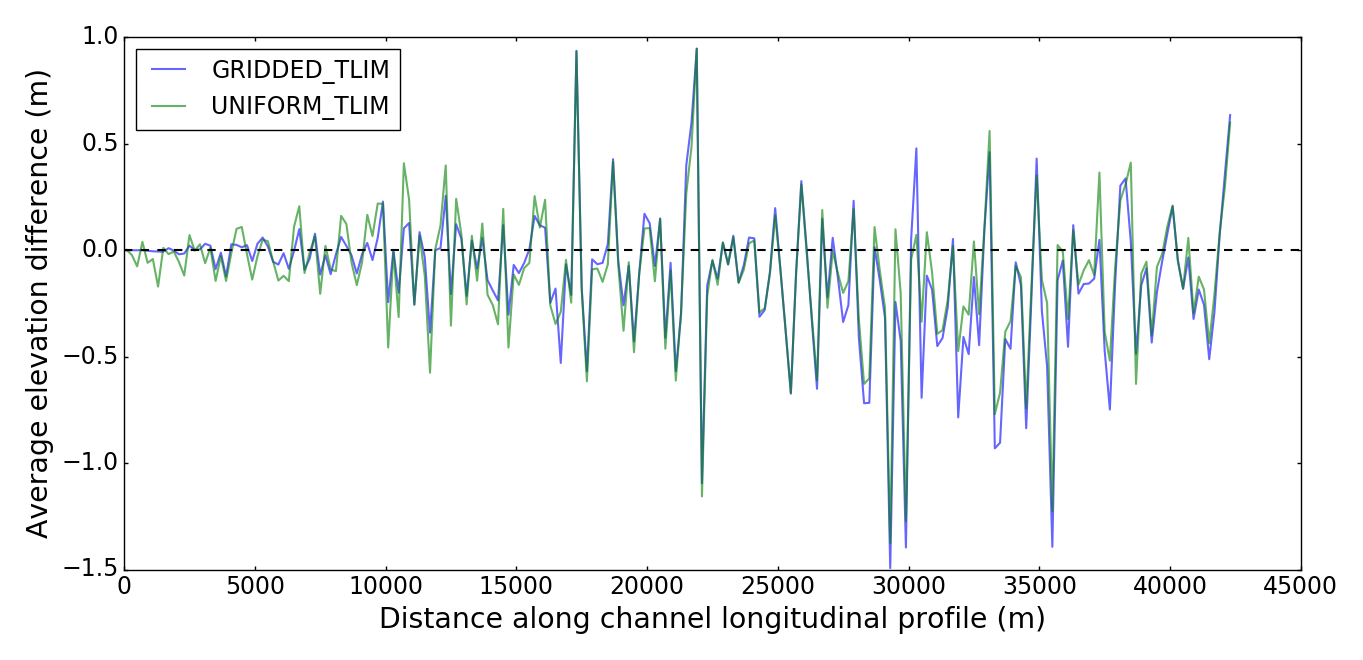

Python code for this plot:
# -*- coding: utf-8 -*-
"""
Created on Mon Feb  6 20:53:58 2017

Example of how to use the Swath profile plotter
to plot longitudinal swaths along channels 
from LSDSwathTools.

@author: dav
"""

import matplotlib.pyplot as plt
from LSDPlottingTools.LSDMap_BasicPlotting \
        import MultiLongitudinalSwathAnalysisPlot, init_plotting_DV

init_plotting_DV()

#data_dir = "/mnt/SCRATCH/Analyses/HydrogeomorphPaper/SwathProfile/Swath_secondVisit/Ryedale/"
data_dir = "/run/media/dav/SHETLAND/Analyses/HydrogeomorphPaper/SwathProfile/Swath_secondVisit/Ryedale/"

file_single = "RyedaleElevDiff_GRIDDED_TLIM_long_profile.txt"
file_wildcard = "*ElevDiff_*_TLIM_long_profile.txt"

#plot_swath_profile(file_single + data_dir)
plt.rcParams['lines.linewidth'] = 1.5

# Returns the objects now
# Cycles through input swath files in alphabetical order.
fig, ax = MultiLongitudinalSwathAnalysisPlot(data_dir, file_wildcard, maximum=45000)

# Check these corespond to the correct line.
ax.legend(['GRIDDED_TLIM','UNIFORM_TLIM'],loc='best')
